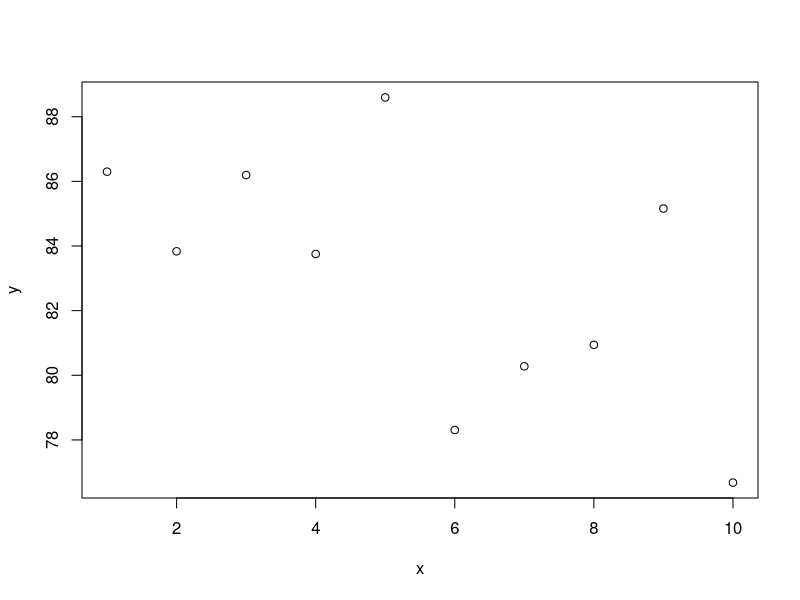

The R source for this figure:
x=seq(1, 10, len=10)
y=40*2 + rnorm(10,0,5)
plot(x,y)
summary(x)
mean(x)

#hello there! Can you read this?

library(ggplot2)

sd(x)
sd(y)
